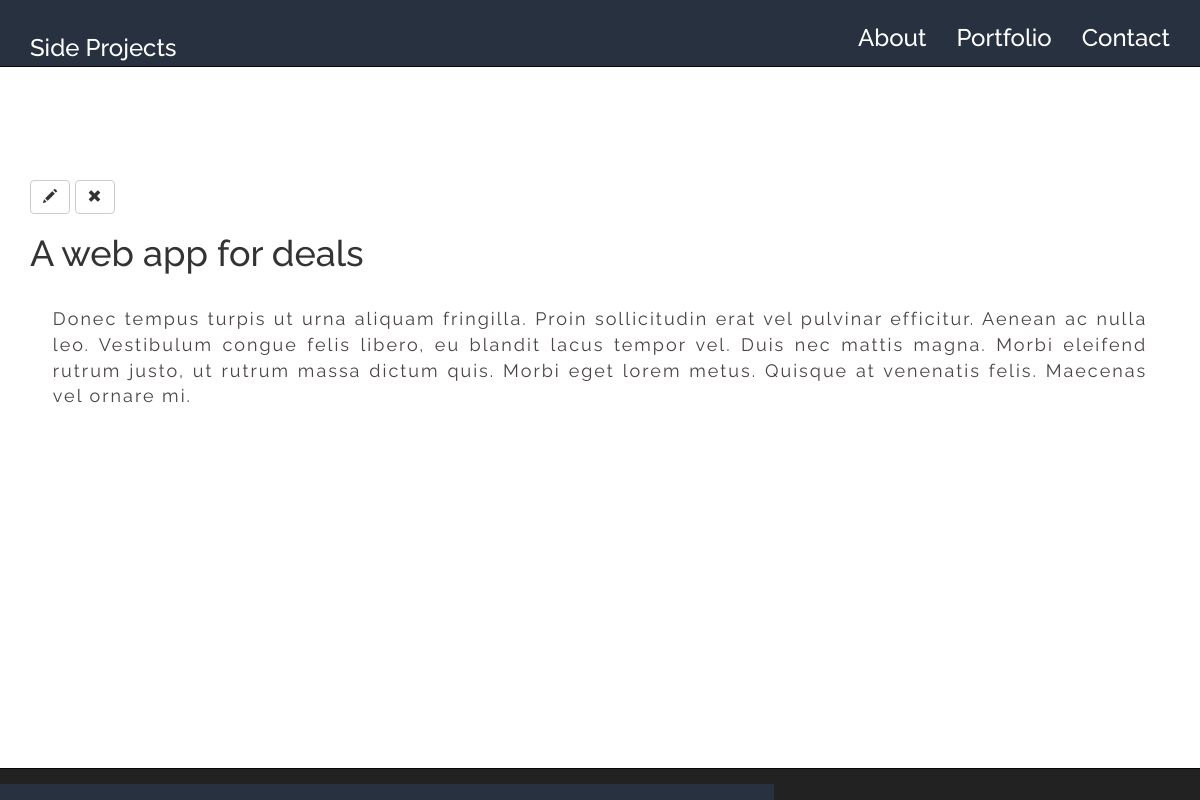
Page /project/24/ on the committed database.
### projects/models.py (models this page shows)
class Project(models.Model):
    project_owner = models.ForeignKey('auth.User')
    project_title = models.CharField(max_length=50)
    short_pitch = models.TextField()
    created_date = models.DateTimeField(blank=True, null=True)

### projects/views.py (the view)
# urls.py: url(r'^project/(?P<pk>\d+)/$', views.project_detail, name='project_detail'),
def project_detail(request, pk):
    project = get_object_or_404(Project, pk=pk)
    return render(request, 'project_detail.html', {'project': project})

### projects/templates/project_detail.html
{% extends 'base.html' %}
{% block content %}
<div class="container">
    <br><br><br><br><br><br><br>
    <div class="project">
        <a class="btn btn-default" href="{% url 'project_edit' pk=project.pk %}"><span class="glyphicon glyphicon-pencil"></span></a>
        <a class="btn btn-default" href="{% url 'project_delete' pk=project.pk %}"><span class="glyphicon glyphicon-remove"></span></a>
        <h1>{{ project.project_title }}</h1>
        <p>{{ project.short_pitch|linebreaksbr }}</p>
    </div>
</div>
{% endblock %}

### projects/static/css/styles.css (style rules this page uses)
* { margin: 0; padding-top: 0; border: 0; }
body { font-family: 'Raleway', sans-serif; font-size: 18px; position: relative; background-color: #FFF; }
p { padding: 2%; color: #4A4444; text-align: justify; letter-spacing: 2px; }

### rows in the picture
Project: project_title "A web app for deals", short_pitch "Donec tempus turpis ut urna aliquam fringilla. Proin sollicitudin erat vel pulvinar efficitur. Aenean ac nulla leo. Vestibulum congue felis libero, eu blandit lacus tempor vel. Duis nec mattis magna. Morbi eleifend rutrum justo, ut rutrum massa dictum quis. Morbi eget lorem metus. Quisque at venenatis felis. Maecenas vel ornare mi."
